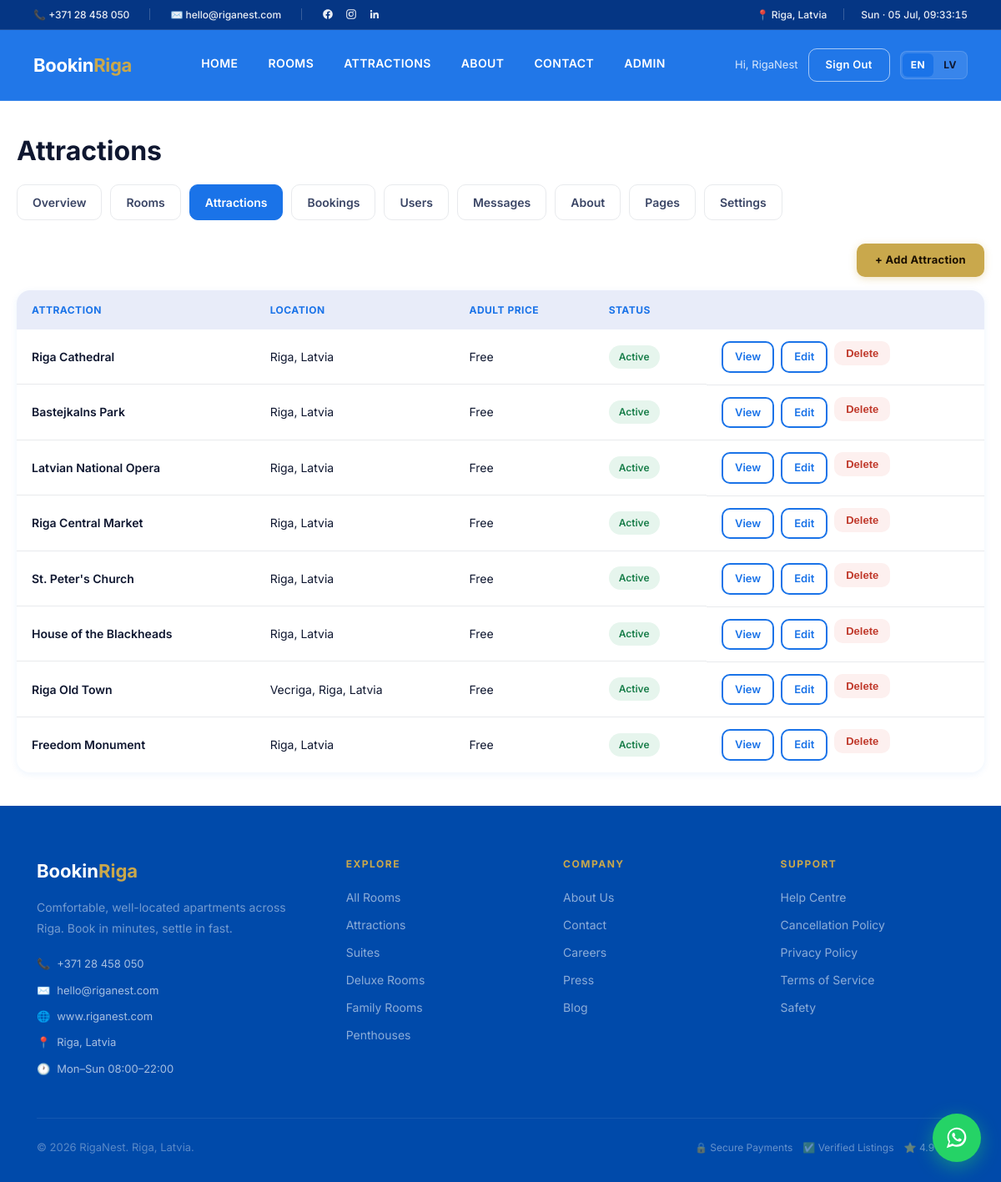
Page /admin/attractions (signed in) on the committed database.
### app.py (models this page shows, shortened)
class User(UserMixin, db.Model):
    id = db.Column(db.Integer, primary_key=True)
    name = db.Column(db.String(120), nullable=False)
    email = db.Column(db.String(120), unique=True, nullable=False)
    phone = db.Column(db.String(30), default="")
    password_hash = db.Column(db.String(255), nullable=True)
    is_admin = db.Column(db.Boolean, default=False)
    google_id = db.Column(db.String(120), default="")
    otp_code = db.Column(db.String(6), default="")
    otp_expiry = db.Column(db.DateTime)
    created_at = db.Column(db.DateTime, default=datetime.utcnow)
    bookings = db.relationship("Booking", backref="user", cascade="all, delete-orphan")

class Attraction(db.Model):
    id = db.Column(db.Integer, primary_key=True)
    name = db.Column(db.String(120), nullable=False)
    summary = db.Column(db.Text, default="")
    image = db.Column(db.String(255), default="")
    location = db.Column(db.String(200), default="")
    allow_children = db.Column(db.Boolean, default=True)
    allow_smoking = db.Column(db.Boolean, default=False)
    allow_pets = db.Column(db.Boolean, default=False)
    has_parking = db.Column(db.Boolean, default=True)
    has_handicap = db.Column(db.Boolean, default=True)
    opening_time = db.Column(db.String(50), default="All Day")
    closing_time = db.Column(db.String(50), default="All Day")
    adult_price = db.Column(db.String(40), default="Free")
    children_price = db.Column(db.String(40), default="Free")
    oap_price = db.Column(db.String(40), default="Free")
    booking_url = db.Column(db.String(255), default="")
    is_active = db.Column(db.Boolean, default=True)
    created_at = db.Column(db.DateTime, default=datetime.utcnow)
    photos = db.relationship("AttractionImage", backref="attraction", cascade="all, delete-orphan")

### app.py (the view)
@app.route("/admin/attractions")
@admin_required
def admin_attractions():
    return render_template("admin/attractions.html",
                           attractions=Attraction.query.order_by(Attraction.created_at.desc()).all())

### app.py (called while the page is built)
@login_manager.user_loader
def load_user(uid):
    return db.session.get(User, int(uid))

def admin_required(view):
    @wraps(view)
    @login_required
    def wrapped(*a, **k):
        if not current_user.is_admin:
            abort(403)
        return view(*a, **k)
    return wrapped

@app.context_processor
def inject_globals():
    logo = any(os.path.exists(os.path.join(BASE_DIR, "static", "logo" + ext))
               for ext in (".png", ".jpg", ".jpeg", ".svg", ".webp"))
    lang = session.get("lang", "en")
    logo_file = None
    for ext in (".png", ".jpg", ".jpeg", ".svg", ".webp"):
        if os.path.exists(os.path.join(BASE_DIR, "static", "logo" + ext)):
            logo_file = "logo" + ext
            break
    return {"current_year": datetime.utcnow().year, "today": date.today(),
            "logo_exists": logo, "logo_file": logo_file,
            "payments_live": PAYMENTS_LIVE, "email_live": EMAIL_LIVE,
            "lang": lang,
            "whatsapp_number": WHATSAPP_NUMBER,
            "whatsapp_digits": WHATSAPP_NUMBER_DIGITS}

### templates/admin/attractions.html (shortened to what this page needs)
{% extends "base.html" %}
{% block content %}
<div class="page page-wrap">
  <div class="container admin-shell">
    <h1 style="font-size:32px">Attractions</h1>
    <div class="admin-tabs">
      <a href="{{ url_for('admin_dashboard') }}">Overview</a>
      <a href="{{ url_for('admin_rooms') }}">Rooms</a>
      <a href="{{ url_for('admin_attractions') }}" class="active">Attractions</a>
      <a href="{{ url_for('admin_bookings') }}">Bookings</a>
      <a href="{{ url_for('admin_users') }}">Users</a>
      <a href="{{ url_for('admin_messages') }}">Messages</a>
      <a href="{{ url_for('admin_about') }}">About</a>
      <a href="{{ url_for('admin_pages') }}">Pages</a>
      <a href="{{ url_for('admin_settings') }}">Settings</a>
    </div>
    <div style="display:flex;justify-content:flex-end;margin-bottom:16px">
      <a href="{{ url_for('admin_add_attraction') }}" class="btn-gold">+ Add Attraction</a>
    </div>
    {% if attractions %}
    <table class="admin-table">
      <thead><tr><th>Attraction</th><th>Location</th><th>Adult Price</th><th>Status</th><th></th></tr></thead>
      <tbody>
        {% for a in attractions %}
        <tr>
          <td style="font-weight:600">{{ a.name }}</td>
          <td>{{ a.location }}</td>
          <td>{{ a.adult_price }}</td>
          <td>{% if a.is_active %}<span class="badge badge-green">Active</span>{% else %}<span class="badge badge-red">Hidden</span>{% endif %}</td>
          <td style="display:flex;gap:8px">
            <a href="{{ url_for('attraction_detail', attraction_id=a.id) }}" class="btn-sm btn-secondary" style="padding:6px 14px">View</a>
            <a href="{{ url_for('admin_edit_attraction', attraction_id=a.id) }}" class="btn-sm btn-secondary" style="padding:6px 14px">Edit</a>
            <form method="post" action="{{ url_for('admin_delete_attraction', attraction_id=a.id) }}" onsubmit="return confirm('Delete this attraction?');">
              <button class="btn-sm" style="background:var(--danger-soft);color:var(--danger);border:none;padding:7px 14px;border-radius:var(--radius);font-weight:600;cursor:pointer">Delete</button>
            </form>
          </td>
        </tr>
        {% endfor %}
      </tbody>
    </table>
    {% else %}
    <div class="empty-state"><h3>No attractions yet</h3><a href="{{ url_for('admin_add_attraction') }}" class="btn-primary" style="margin-top:16px">+ Add Attraction</a></div>
    {% endif %}
  </div>
</div>
{% endblock %}

### templates/base.html (shortened to what this page needs)
<!DOCTYPE html>
<html lang="en">
<head>
<link rel="stylesheet" href="{{ url_for('static', filename='css/style.css') }}?v=4">
</head>
<body>
<div class="top-bar">
  <div class="top-bar-inner">
    <div class="top-bar-contact">
      <a href="tel:+37128458050">📞 +371 28 458 050</a>
      <a href="mailto:hello@riganest.com">✉️ hello@riganest.com</a>
      <div class="top-bar-social">
        <a href="https://www.facebook.com/riganest" target="_blank" rel="noopener" aria-label="Facebook" title="Facebook">
        </a>
        <a href="https://www.instagram.com/riganest/" target="_blank" rel="noopener" aria-label="Instagram" title="Instagram">
        </a>
        <a href="https://www.linkedin.com/company/riganest" target="_blank" rel="noopener" aria-label="LinkedIn" title="LinkedIn">
        </a>
      </div>
    </div>
    <div class="top-bar-right">
      <a href="#">📍 Riga, Latvia</a>
      <span id="liveDateTime" class="top-bar-clock">—</span>
    </div>
  </div>
</div>
<nav>
  <a href="{{ url_for('index') }}" class="nav-logo">
    {% if logo_exists %}<img src="{{ url_for('static', filename=logo_file) }}" alt="RigaNest" class="brand-logo-img">
    {% else %}Bookin<span>Riga</span>{% endif %}
  </a>
  <div class="nav-links" id="navLinks">
    <a href="{{ url_for('index') }}">{% if lang=='lv' %}Sākums{% else %}Home{% endif %}</a>
    <a href="{{ url_for('rooms') }}">{% if lang=='lv' %}Istabas{% else %}Rooms{% endif %}</a>
    <a href="{{ url_for('attractions') }}">{% if lang=='lv' %}Apskates vietas{% else %}Attractions{% endif %}</a>
    <a href="{{ url_for('about') }}">{% if lang=='lv' %}Par mums{% else %}About{% endif %}</a>
    <a href="{{ url_for('contact') }}">{% if lang=='lv' %}Kontakti{% else %}Contact{% endif %}</a>
    {% if current_user.is_authenticated and current_user.is_admin %}<a href="{{ url_for('admin_dashboard') }}">Admin</a>{% endif %}
  </div>
  <div class="nav-actions nav-actions-desktop">
    {% if current_user.is_authenticated %}
      <span class="nav-user">Hi, {{ current_user.name.split()[0] }}</span>
      <a href="{{ url_for('logout') }}" class="btn-ghost-nav">{% if lang=='lv' %}Iziet{% else %}Sign Out{% endif %}</a>
    {% else %}
      <a href="{{ url_for('login') }}" class="btn-ghost-nav">{% if lang=='lv' %}Ieiet{% else %}Sign In{% endif %}</a>
      <a href="{{ url_for('register') }}" class="btn-gold">{% if lang=='lv' %}Reģistrēties{% else %}Join Free{% endif %}</a>
    {% endif %}
    <div class="lang-switcher">
      <a href="{{ url_for('set_lang', lang='en') }}" class="lang-btn {% if lang=='en' %}active{% endif %}">EN</a>
      <a href="{{ url_for('set_lang', lang='lv') }}" class="lang-btn {% if lang=='lv' %}active{% endif %}">LV</a>
    </div>
  </div>
</nav>
{% block content %}{% endblock %}
<footer>
  <div class="container">
    <div class="footer-grid">
      <div>
        <div class="footer-brand">
          {% if logo_exists and logo_file %}
            <img src="{{ url_for('static', filename=logo_file) }}" alt="RigaNest" class="footer-logo-img">
          {% else %}
            Bookin<span>Riga</span>
          {% endif %}
        </div>
        <p class="footer-desc">Comfortable, well-located apartments across Riga. Book in minutes, settle in fast.</p>
        <div style="margin-top:20px;display:flex;flex-direction:column;gap:10px">
          <a href="tel:+37128458050" style="color:rgba(255,255,255,0.65);font-size:13px;display:flex;align-items:center;gap:8px">
            <span style="color:var(--gold)">📞</span> +371 28 458 050
          </a>
          <a href="mailto:hello@riganest.com" style="color:rgba(255,255,255,0.65);font-size:13px;display:flex;align-items:center;gap:8px">
            <span style="color:var(--gold)">✉️</span> hello@riganest.com
          </a>
          <a href="https://www.riganest.com" target="_blank" style="color:rgba(255,255,255,0.65);font-size:13px;display:flex;align-items:center;gap:8px">
            <span style="color:var(--gold)">🌐</span> www.riganest.com
          </a>
          <span style="color:rgba(255,255,255,0.65);font-size:13px;display:flex;align-items:center;gap:8px">
            <span style="color:var(--gold)">📍</span> Riga, Latvia
          </span>
          <span style="color:rgba(255,255,255,0.65);font-size:13px;display:flex;align-items:center;gap:8px">
            <span style="color:var(--gold)">🕐</span> Mon–Sun 08:00–22:00
          </span>
        </div>
      </div>
      <div class="footer-col">
        <h5>Explore</h5>
        <a href="{{ url_for('rooms') }}">All Rooms</a>
        <a href="{{ url_for('attractions') }}">Attractions</a>
        <a href="{{ url_for('rooms') }}?type=Suite">Suites</a>
        <a href="{{ url_for('rooms') }}?type=Deluxe">Deluxe Rooms</a>
        <a href="{{ url_for('rooms') }}?type=Family">Family Rooms</a>
        <a href="{{ url_for('rooms') }}?type=Penthouse">Penthouses</a>
      </div>
      <div class="footer-col">
        <h5>Company</h5>
        <a href="{{ url_for('about') }}">About Us</a>
        <a href="{{ url_for('contact') }}">Contact</a>
        <a href="{{ url_for('careers') }}">Careers</a>
        <a href="{{ url_for('press') }}">Press</a>
        <a href="{{ url_for('blog') }}">Blog</a>
      </div>
      <div class="footer-col">
        <h5>Support</h5>
        <a href="{{ url_for('help_centre') }}">Help Centre</a>
        <a href="{{ url_for('cancellation_policy') }}">Cancellation Policy</a>
        <a href="{{ url_for('privacy_policy') }}">Privacy Policy</a>
        <a href="{{ url_for('terms_of_service') }}">Terms of Service</a>
        <a href="{{ url_for('safety') }}">Safety</a>
      </div>
    </div>
    <hr class="footer-divider">
    <div class="footer-bottom">
      <p class="footer-copy">© {{ current_year }} RigaNest. Riga, Latvia.</p>
      <div class="footer-badges">
        <span style="color:rgba(255,255,255,0.4);font-size:12px">🔒 Secure Payments</span>
        <span style="color:rgba(255,255,255,0.4);font-size:12px">✅ Verified Listings</span>
        <span style="color:rgba(255,255,255,0.4);font-size:12px">⭐ 4.9 Rated</span>
      </div>
    </div>
  </div>
</footer>
<a class="wa-float"
   href="https://wa.me/{{ whatsapp_digits }}?text={{ ('Hi! I would like to know more about RigaNest.')|urlencode }}"
   target="_blank" rel="noopener" aria-label="Chat with us on WhatsApp" title="Chat on WhatsApp">
</a>
</body>
</html>

### rows in the picture
User: name "RigaNest"
Attraction: name "Riga Cathedral", location "Riga, Latvia", adult_price "Free", is_active "Active"
Attraction: name "Bastejkalns Park", location "Riga, Latvia", adult_price "Free", is_active "Active"
Attraction: name "Latvian National Opera", location "Riga, Latvia", adult_price "Free", is_active "Active"
Attraction: name "Riga Central Market", location "Riga, Latvia", adult_price "Free", is_active "Active"
Attraction: name "St. Peter's Church", location "Riga, Latvia", adult_price "Free", is_active "Active"
Attraction: name "House of the Blackheads", location "Riga, Latvia", adult_price "Free", is_active "Active"
Attraction: name "Riga Old Town", location "Vecriga, Riga, Latvia", adult_price "Free", is_active "Active"
Attraction: name "Freedom Monument", location "Riga, Latvia", adult_price "Free", is_active "Active"
